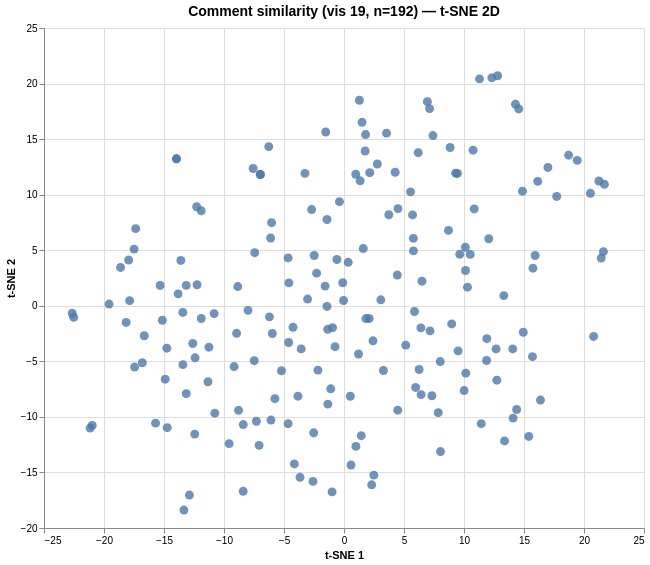

The Vega-Lite source for this figure:
### Vega specification from a JSON file in a GitHub repository (floating-point values rounded to 4 significant figures; data arrays with more than 128 entries replaced by an {"elided": "..."} marker saying what was removed)
{"$schema": "https://vega.github.io/schema/vega/v6.json", "data": [{"name": "param_1e9efca18e7a2868_store"}, {"name": "source_0", "values": {"elided": "192 records"}}, {"name": "source_0_x_domain_dim_1", "values": [{"min": -22.65, "max": 21.7}]}, {"name": "source_0_y_domain_dim_2", "values": [{"min": -18.39, "max": 20.7}]}], "signals": [{"name": "unit", "value": {}, "on": [{"events": "pointermove", "update": "isTuple(group()) ? group() : unit"}]}, {"name": "param_1e9efca18e7a2868", "update": "vlSelectionResolve(\"param_1e9efca18e7a2868_store\", \"union\")"}, {"name": "param_1e9efca18e7a2868_dim_1", "on": [{"events": [{"source": "view", "type": "dblclick"}], "update": "null"}, {"events": {"signal": "param_1e9efca18e7a2868_translate_delta"}, "update": "panLinear(param_1e9efca18e7a2868_translate_anchor.extent_x, -param_1e9efca18e7a2868_translate_delta.x / width)"}, {"events": {"signal": "param_1e9efca18e7a2868_zoom_delta"}, "update": "zoomLinear(domain(\"x\"), param_1e9efca18e7a2868_zoom_anchor.x, param_1e9efca18e7a2868_zoom_delta)"}]}, {"name": "param_1e9efca18e7a2868_dim_2", "on": [{"events": [{"source": "view", "type": "dblclick"}], "update": "null"}, {"events": {"signal": "param_1e9efca18e7a2868_translate_delta"}, "update": "panLinear(param_1e9efca18e7a2868_translate_anchor.extent_y, param_1e9efca18e7a2868_translate_delta.y / height)"}, {"events": {"signal": "param_1e9efca18e7a2868_zoom_delta"}, "update": "zoomLinear(domain(\"y\"), param_1e9efca18e7a2868_zoom_anchor.y, param_1e9efca18e7a2868_zoom_delta)"}]}, {"name": "param_1e9efca18e7a2868_tuple", "on": [{"events": [{"signal": "param_1e9efca18e7a2868_dim_1 || param_1e9efca18e7a2868_dim_2"}], "update": "param_1e9efca18e7a2868_dim_1 && param_1e9efca18e7a2868_dim_2 ? {unit: \"\", fields: param_1e9efca18e7a2868_tuple_fields, values: [param_1e9efca18e7a2868_dim_1,param_1e9efca18e7a2868_dim_2]} : null"}]}, {"name": "param_1e9efca18e7a2868_tuple_fields", "value": [{"field": "dim_1", "channel": "x", "type": "R"}, {"field": "dim_2", "channel": "y", "type": "R"}]}, {"name": "param_1e9efca18e7a2868_translate_anchor", "value": {}, "on": [{"events": [{"source": "scope", "type": "pointerdown"}], "update": "{x: x(unit), y: y(unit), extent_x: domain(\"x\"), extent_y: domain(\"y\")}"}]}, {"name": "param_1e9efca18e7a2868_translate_delta", "value": {}, "on": [{"events": [{"source": "window", "between": [{"source": "scope", "type": "pointerdown"}, {"source": "window", "type": "pointerup"}], "type": "pointermove", "consume": true}], "update": "{x: param_1e9efca18e7a2868_translate_anchor.x - x(unit), y: param_1e9efca18e7a2868_translate_anchor.y - y(unit)}"}]}, {"name": "param_1e9efca18e7a2868_zoom_anchor", "on": [{"events": [{"source": "scope", "consume": true, "type": "wheel"}], "update": "{x: invert(\"x\", x(unit)), y: invert(\"y\", y(unit))}"}]}, {"name": "param_1e9efca18e7a2868_zoom_delta", "on": [{"events": [{"source": "scope", "type": "wheel", "consume": true}], "update": "pow(1.001, event.deltaY * pow(16, event.deltaMode))", "force": true}]}, {"name": "param_1e9efca18e7a2868_modify", "on": [{"events": {"signal": "param_1e9efca18e7a2868_tuple"}, "update": "modify(\"param_1e9efca18e7a2868_store\", param_1e9efca18e7a2868_tuple, true)"}]}], "marks": [{"type": "symbol", "name": "marks", "from": {"data": "source_0"}, "encode": {"update": {"fill": {"value": "#4c78a8"}, "tooltip": {"signal": "{\"Comment #\": format(datum[\"index\"], \"\"), \"Comment\": isValid(datum[\"comment\"]) ? datum[\"comment\"] : \"\"+datum[\"comment\"]}"}, "opacity": {"value": 0.8}, "size": {"value": 80}, "y": {"field": "dim_2", "scale": "y"}, "shape": {"value": "circle"}, "x": {"field": "dim_1", "scale": "x"}}}, "style": ["circle"], "clip": true, "interactive": true}], "scales": [{"name": "x", "type": "linear", "domain": [{"signal": "(data(\"source_0_x_domain_dim_1\")[0] || {}).min"}, {"signal": "(data(\"source_0_x_domain_dim_1\")[0] || {}).max"}], "range": [0, {"signal": "width"}], "domainRaw": {"signal": "param_1e9efca18e7a2868[\"dim_1\"]"}, "nice": true, "zero": true}, {"name": "y", "type": "linear", "domain": [{"signal": "(data(\"source_0_y_domain_dim_2\")[0] || {}).min"}, {"signal": "(data(\"source_0_y_domain_dim_2\")[0] || {}).max"}], "range": [{"signal": "height"}, 0], "zero": true, "domainRaw": {"signal": "param_1e9efca18e7a2868[\"dim_2\"]"}, "nice": true}], "axes": [{"scale": "x", "minExtent": 0, "zindex": 0, "labels": false, "gridScale": "y", "grid": true, "maxExtent": 0, "aria": false, "ticks": false, "domain": false, "tickCount": {"signal": "ceil(width/40)"}, "orient": "bottom"}, {"scale": "y", "gridScale": "x", "maxExtent": 0, "zindex": 0, "orient": "left", "ticks": false, "domain": false, "minExtent": 0, "aria": false, "tickCount": {"signal": "ceil(height/40)"}, "labels": false, "grid": true}, {"scale": "x", "title": "t-SNE 1", "zindex": 0, "grid": false, "orient": "bottom", "labelFlush": true, "tickCount": {"signal": "ceil(width/40)"}, "labelOverlap": true}, {"scale": "y", "tickCount": {"signal": "ceil(height/40)"}, "zindex": 0, "labelOverlap": true, "orient": "left", "title": "t-SNE 2", "grid": false}], "title": {"text": "Comment similarity (vis 19, n=192) — t-SNE 2D", "fontSize": 14, "frame": "group"}, "width": 600, "padding": 5, "height": 500, "style": "cell", "background": "white"}
